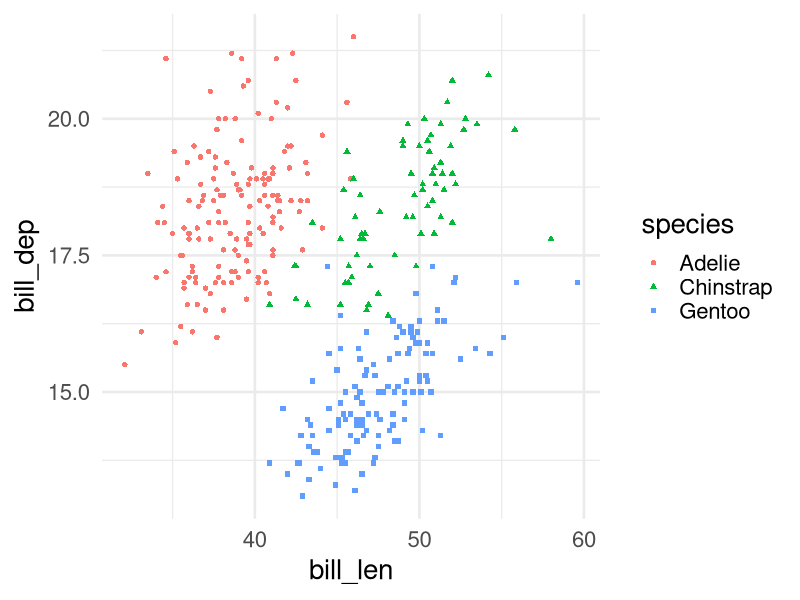

Here is the R script that generated this plot:
## ---- chunk 1
#| label: setup
#| include: false
library(ggplot2)
## ---- chunk 2
#| label: plot-penguins
#| fig-width: 10
#| fig-height: 4.5
ggplot(penguins, aes(bill_len, bill_dep, color = species, shape = species)) +
  geom_point() +
  theme_minimal(base_size = 20)
